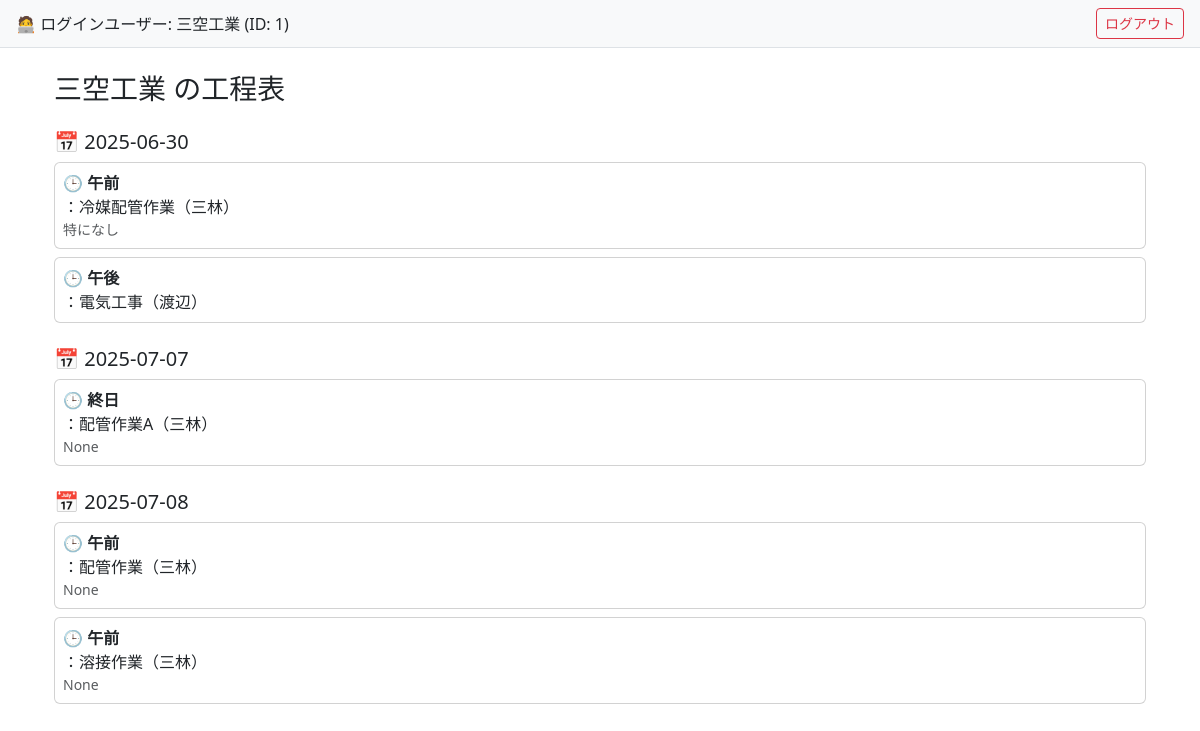
The page /schedules (signed in) on the database its author committed.
### models.py (models this page shows)
class User(db.Model, UserMixin):
    __tablename__ = 'users'
    id = db.Column(db.Integer, primary_key=True)
    company_name = db.Column(db.String(100), nullable=False)
    email = db.Column(db.String(120), unique=True, nullable=False)
    password_hash = db.Column(db.String(128), nullable=False)
    role = db.Column(db.String(20), nullable=False)  # 'admin' or 'company'
    schedules = db.relationship('Schedule', backref='company', lazy=True)

class Schedule(db.Model):
    __tablename__ = 'schedules'
    id = db.Column(db.Integer, primary_key=True)
    site_name = db.Column(db.String(255), nullable=False)  # 開始日
    end_date = db.Column(db.Date, nullable=True)  # 終了日
    date = db.Column(db.Date, nullable=False)
    time_slot = db.Column(db.String(10), nullable=False)  # 午前／午後／夜
    task_name = db.Column(db.String(100), nullable=False)
    person_in_charge = db.Column(db.String(100))  # 担当者
    comment = db.Column(db.Text)
    company_id = db.Column(db.Integer, db.ForeignKey('users.id'), nullable=False)
    created_by = db.Column(db.Integer)  # ログインユーザーのID
    client_person = db.Column(db.String(100))   # 依頼元の担当者
    client_comment = db.Column(db.String(255))  # 依頼元からの伝言や要望など

### routes.py (the view)
@bp.route('/schedules')
@login_required
def schedule_list():
    from models import Schedule
    if current_user.role == 'admin':
        schedules = Schedule.query.order_by(Schedule.date.asc()).all()
    else:
        schedules = Schedule.query.filter_by(company_id=current_user.id).order_by(Schedule.date.asc()).all()
    schedules_by_date = defaultdict(list)
    for s in schedules:
        schedules_by_date[s.date.strftime('%Y-%m-%d')].append(s)
    return render_template('schedule/list.html', schedules_by_date=schedules_by_date)

### app.py (called while the page is built)
@login_manager.user_loader
def load_user(user_id):
    return User.query.get(int(user_id))

### templates/schedule/list.html
{% extends 'base.html' %}
{% block content %}
<div class="container mt-4">
  <h3>{{ current_user.company_name }} の工程表</h3>
  {% for date, items in schedules_by_date.items() %}
    <h5 class="mt-4">📅 {{ date }}</h5>
    {% for s in items %}
      <div class="card mb-2 p-2">
        <strong>🕒 {{ s.time_slot }}</strong>：{{ s.task_name }}（{{ s.person_in_charge }}）<br>
        <small class="text-muted">{{ s.comment }}</small>
      </div>
    {% endfor %}
  {% endfor %}
</div>
{% endblock %}

### templates/base.html (shortened to what this page needs)
<!DOCTYPE html>
<html lang="ja">
<head>
  <link href="https://cdn.jsdelivr.net/npm/bootstrap@5.3.2/dist/css/bootstrap.min.css" rel="stylesheet">
  <link href="https://cdn.jsdelivr.net/npm/fullcalendar@6.1.8/index.global.min.css" rel="stylesheet" />
</head>
<body>
  {% if current_user.is_authenticated %}
  <div class="d-flex justify-content-between align-items-center px-3 py-2 bg-light border-bottom">
    <div>🧑‍💻 ログインユーザー: {{ current_user.company_name }} (ID: {{ current_user.id }})</div>
    <div>
      <a href="{{ url_for('main.logout') }}" class="btn btn-outline-danger btn-sm">ログアウト</a>
    </div>
  </div>
  {% endif %}
  <div class="container mt-3">
    {% block content %}{% endblock %}
  </div>
</body>
</html>

### rows shown on the page
User: company_name "三空工業", id "1"
Schedule: time_slot "午前", task_name "冷媒配管作業", person_in_charge "三林", comment "特になし"
Schedule: time_slot "午後", task_name "電気工事", person_in_charge "渡辺"
Schedule: time_slot "終日", task_name "配管作業A", person_in_charge "三林", comment "None"
Schedule: time_slot "午前", task_name "配管作業", person_in_charge "三林", comment "None"
Schedule: time_slot "午前", task_name "溶接作業", person_in_charge "三林", comment "None"

### other values the page prints
{{ date }} "2025-06-30" "2025-07-07" "2025-07-08"
